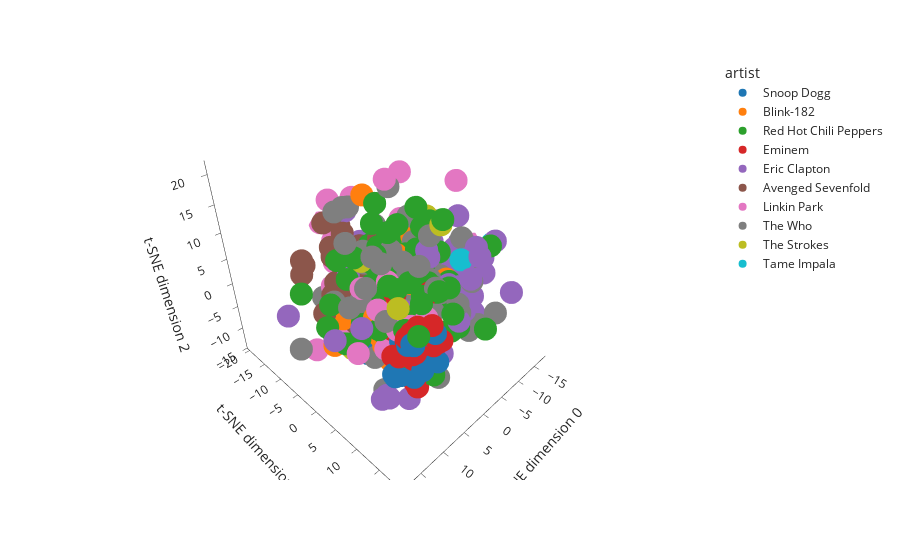

Notebook cell for this chart:
### Code cell
for x in [('t-SNE dimension 0','t-SNE dimension 1','t-SNE dimension 2')]:   
    fig = px.scatter_3d(tsne_df_, 
                     x=x[0],
                     y=x[1],
                     z=x[2],
                     hover_data=['artist', 'title'],
                     color='artist',
                     template='simple_white')
    fig.show()

### Figure 1 — Plotly figure (JSON) as saved in the notebook; plotly's stock layout.template omitted (floating-point values rounded to 4 significant figures; data arrays with more than 128 entries replaced by an {"elided": "..."} marker saying what was removed)
{"data": [{"customdata": [["Snoop Dogg", "The One And Only (Edited)"], ["Snoop Dogg", "Sexual Eruption"], ["Snoop Dogg", "Show Me Love (Explicit)"], ["Snoop Dogg", "Beat Up On Yo Pads"], ["Snoop Dogg", "Gin And Juice II (Explicit)"], ["Snoop Dogg", "2 Of Amereicaz Most Wanted"], ["Snoop Dogg", "Snoop D.O. Double G"], ["Snoop Dogg", "Look Out"], ["Snoop Dogg", "Bang Out"], ["Snoop Dogg", "Betta Days (Explicit)"], ["Snoop Dogg", "Pimp Slapp'd (Edited)"], ["Snoop Dogg", "Dolomite Intro (Explicit)"], ["Snoop Dogg", "A Message 2 Fat Cuzz (Edited)"], ["Snoop Dogg", "Why Did You Leave Me"], ["Snoop Dogg", "Snoopafella (Edited)"], ["Snoop Dogg", "10 Lil' Crips"], ["Snoop Dogg", "Straight Ballin'"], ["Snoop Dogg", "Hustle And Ball (Explicit)"], ["Snoop Dogg", "Dogghouse"], ["Snoop Dogg", "Fresh Pair of Panties On"], ["Snoop Dogg", "Those Gurlz"], ["Snoop Dogg", "Upside Down (Explicit)"], ["Snoop Dogg", "Sets Up"], ["Snoop Dogg", "Snoop Dogg Intro"]], "hovertemplate": "artist=%{customdata[0]}<br>t-SNE dimension 0=%{x}<br>t-SNE dimension 1=%{y}<br>t-SNE dimension 2=%{z}<br>title=%{customdata[1]}<extra></extra>", "legendgroup": "Snoop Dogg", "marker": {"color": "#1F77B4", "symbol": "circle"}, "mode": "markers", "name": "Snoop Dogg", "scene": "scene", "showlegend": true, "type": "scatter3d", "x": [6.755, 4.454, 3.941, 6.085, 5.54, 7.082, 5.054, 6.808, 10.75, 10.49, 10.67, 2.218, 8.907, 9.165, 9.06, 12.26, 9.117, 12.21, 10.81, 3.803, 3.892, 9.538, 6.069, 6.362], "y": [12.02, 12.61, 11.39, 12.47, 13.81, 13.37, 11.72, 14.07, 13.61, 12.24, 13.18, 8.545, 2.001, 14.05, 9.455, 11.23, 13.13, 11.53, 11.28, 11.63, 11.59, 12.81, 13.57, 8.898], "z": [-4.888, -5.271, -4.926, -5.8, -3.327, 2.691, -0.9283, 3.348, 3.37, 2.31, 3.285, -4.103, -7.499, -2.309, 0.3514, -2.871, -3.324, -3.183, -4.189, -1.643, -6.399, -4.364, -5.472, -4.716]}, {"customdata": {"elided": "74x2 str values"}, "hovertemplate": "artist=%{customdata[0]}<br>t-SNE dimension 0=%{x}<br>t-SNE dimension 1=%{y}<br>t-SNE dimension 2=%{z}<br>title=%{customdata[1]}<extra></extra>", "legendgroup": "Blink-182", "marker": {"color": "#FF7F0E", "symbol": "circle"}, "mode": "markers", "name": "Blink-182", "scene": "scene", "showlegend": true, "type": "scatter3d", "x": [2.357, 3.059, -0.302, 1.137, -13.23, 2.694, 6.969, -3.565, -4.348, 4.014, -5.109, -0.8019, 6.662, -1.423, -3.846, -2.641, 2.452, 4.135, 6.433, -2.435, 4.293, 10.49, 5.678, 4.382, 7.784, 4.757, 0.4908, 0.9051, 3.148, 5.429, 0.9604, -4.587, -6.498, -1.09, 4.452, 13.89, -2.773, 1.4, 4.638, 8.72, 5.175, -2.663, 5.063, 0.9709, -3.278, 5.526, -13.65, 2.685, 0.9846, 3.018, 9.622, -2.546, 6.438, -3.864, -0.1285, 4.525, -5.271, 5.255, -2.078, 0.8538, -2.573, -3.641, 4.746, -2.089, 3.145, -6.73, 4.55, -4.329, 2.177, 4.059, -7.212, -4.41, -13.7, 2.408], "y": [-11.78, -1.242, -3.547, -4.408, 1.719, 7.738, 5.756, -5.275, -6.368, 0.4118, -1.889, -5.945, 2.463, -0.1086, -1.279, 2.066, 2.572, 6.796, 4.629, 2.265, 8.909, -1.927, 7.818, 3.39, 4.479, 0.1642, 8.919, 0.4314, 5.711, 2.863, 6.708, 6.397, -6.285, -3.93, 3.314, -0.1367, -0.32, 6.121, 5.238, 11.34, 5.967, 1.597, 3.05, -7.172, -3.945, 2.705, 6.496, 2.82, -1.338, -4.889, 4.555, -1.383, 4.638, -1.302, -0.01882, 8.315, -3.98, 3.469, -1.566, -3.475, -1.328, 3.52, 0.7496, 4.489, -0.4236, -9.378, 8.303, -3.271, 5.325, 4.799, -8.233, -0.3834, 6.269, -9.296], "z": [-2.79, 6.286, -1.579, -4.196, -4.216, -3.171, -3.787, -0.2253, 2.535, -7.017, 7.242, -7.715, -4.901, -4.765, 1.34, -5.866, 5.634, 6.795, -8.917, -5.623, 1.989, -1.454, -8.542, -4.055, -4.729, -1.863, 4.46, 7.478, -0.688, -3.994, 3.972, 2.912, -0.4878, 2.973, -4.038, -3.749, 5.518, -3.372, -3.687, -1.113, 4.788, -0.405, -3.417, 15.17, -3.801, -5.566, 1.023, 0.8445, 0.4723, -6.981, 2.185, 2.756, -8.911, 1.33, -1.092, -4.466, 5.653, -1.106, -5.204, -3.172, 2.763, 2.326, -1.304, 2.521, -4.471, -1.498, 0.0168, -0.4655, -2.734, -4.98, -5.461, -2.378, 0.6613, -0.8394]}, {"customdata": {"elided": "96x2 str values"}, "hovertemplate": "artist=%{customdata[0]}<br>t-SNE dimension 0=%{x}<br>t-SNE dimension 1=%{y}<br>t-SNE dimension 2=%{z}<br>title=%{customdata[1]}<extra></extra>", "legendgroup": "Red Hot Chili Peppers", "marker": {"color": "#2CA02C", "symbol": "circle"}, "mode": "markers", "name": "Red Hot Chili Peppers", "scene": "scene", "showlegend": true, "type": "scatter3d", "x": [6.597, 7.413, 5.03, -0.9413, 6.35, 0.3598, 0.2298, 8.999, 1.637, 2.112, -2.866, 11.24, -1.76, -3.697, 0.6256, -0.1165, -6.352, 1.166, -0.08215, -5.745, 3.914, 0.6831, 7.96, 8.861, 1.645, -1.847, 5.176, -0.1143, 1.335, 7.501, -0.598, 1.657, 17.81, -1.287, 0.9808, 1.72, -3.147, 11.03, 12.98, 9.465, 7.358, 4.969, 6.727, 0.2066, 5.993, 1.125, 9.148, 7.409, 0.331, -13.08, 2.516, 7.43, 7.833, 10.59, 9.508, 8.057, -7.713, -10.2, 9.204, 0.8875, 0.3453, 7.513, 2.748, -1.848, 2.26, 9.339, -1.593, 14.45, -3.722, -7.606, 1.391, 8.746, -0.7217, 0.6277, 1.034, -5.151, 10.05, -4.368, 3.044, 4.625, 4.524, 14.13, 1.801, 7.162, -10.1, 8.325, 1.66, -11.57, 2.836, 1.051, 7.263, -1.676, 0.9783, 1.256, 1.584, 2.937], "y": [14.06, 4.659, 8.353, -7.984, 1.456, 8.912, 13.19, 0.9675, 2.065, 9.685, -10.25, 2.835, 1.777, 7.689, -4.615, 5.55, 0.7595, -4.31, 12.22, 6.364, -0.7524, -5.438, 12.27, 9.659, 12.95, 5.785, 12.91, 5.414, -1.064, 10.28, 1.057, 12.97, -1.484, 3.596, 9.157, 1.371, -3.108, 14.69, 1.575, -1.437, 3.309, 9.768, 10.42, 4.061, 11.18, 18.46, 10.32, 4.623, 4.042, 0.8995, 8.662, -2.189, 4.502, 6.527, 11.2, -0.8221, 3.23, 1.266, -1.88, 8.342, 3.825, 4.741, -6.887, 5.725, 5.57, 7.341, 5.484, 0.5138, -3.816, -1.666, 12.77, 7.544, 7.45, -4.619, 11.43, 7.072, -3.028, 4.773, 10.95, -1.131, 11.69, -1.248, 3.272, 9.184, 10.39, 7.837, 5.506, -8.125, -1.707, 11.12, 1.441, 1.828, -3.109, 2.124, 12.9, -3.857], "z": [-5.132, 9.664, -5.981, 4.647, 10.49, 16.95, -0.1381, -1.393, 1.936, -3.936, -4.958, -2.113, -1.524, 3.581, 14.51, 5.926, 10.76, -2.039, 0.7049, -2.655, 7.484, 10.6, 8.34, 2.176, 3.155, -2.296, 9.224, -8.419, 11.03, 4.589, 7.2, 3.165, 7.841, 12.89, 4.756, 13.61, 6.055, 5.952, -2.869, -1.418, 5.063, 6.566, 4.366, 9.851, 3.293, 3.364, 3.043, 7.532, 0.7223, -5.193, 7.092, 8.678, -1.918, 1.661, -1.257, -4.226, -0.8346, -2.341, 5.693, 5.272, 16.91, 9.771, 2.401, -2.284, 3.969, 9.42, -8.284, 5.087, -8.063, 8.544, -0.3375, -3.845, 4.398, 14.51, 6.844, 1.437, 9.049, 7.534, -1.312, 6.776, -1.95, -0.577, -0.98, 9.838, 8.601, 8.543, -2.077, 5.015, 8.834, -1.988, 5.398, -1.41, -8.335, 0.5889, -0.2714, -4.545]}, {"customdata": [["Eminem", "Ricky Ticky Toc"], ["Eminem", "The Way I Am"], ["Eminem", "Beautiful"], ["Eminem", "Paul"], ["Eminem", "Hailie's Song"], ["Eminem", "Without Me"], ["Eminem", "8 Mile"], ["Eminem", "Dr. West"], ["Eminem", "Curtains Up"], ["Eminem", "Yellow Brick Road"], ["Eminem", "If I Had"], ["Eminem", "Em Calls Paul (skit)"], ["Eminem", "When I'm Gone"], ["Eminem", "Bad Influence"], ["Eminem", "'97 Bonnie & Clyde"], ["Eminem", "Rock Bottom"], ["Eminem", "Careful What You Wish For"], ["Eminem", "Puke"], ["Eminem", "My Darling"], ["Eminem", "Public Service Announcement"], ["Eminem", "Just Don't Give"], ["Eminem", "We As Americans"], ["Eminem", "Ken Kaniff"], ["Eminem", "Shady Narcotics"], ["Eminem", "Love You More"], ["Eminem", "Square Dance"], ["Eminem", "Still Don't Give"], ["Eminem", "Hazardous Youth"], ["Eminem", "Tonya"], ["Eminem", "Criminal"], ["Eminem", "FACK"], ["Eminem", "Public Enemy #1"], ["Eminem", "My 1st Single"], ["Eminem", "**** You"], ["Eminem", "My Name Is"], ["Eminem", "Any Man"], ["Eminem", "Cleanin' Out My Closet"], ["Eminem", "Curtains Close"], ["Eminem", "The Kids"], ["Eminem", "The Kiss"], ["Eminem", "Cum On Everybody"], ["Eminem", "Rabbit Run"], ["Eminem", "Sing For The Moment"], ["Eminem", "Lose Yourself"], ["Eminem", "Paul (skit)"], ["Eminem", "The Conspiracy (Freestyle)"], ["Eminem", "Like Toy Soldiers"], ["Eminem", "Marshall Mathers"], ["Eminem", "Mockingbird"], ["Eminem", "Mr. Mathers"], ["Eminem", "No Apologies"]], "hovertemplate": "artist=%{customdata[0]}<br>t-SNE dimension 0=%{x}<br>t-SNE dimension 1=%{y}<br>t-SNE dimension 2=%{z}<br>title=%{customdata[1]}<extra></extra>", "legendgroup": "Eminem", "marker": {"color": "#D62728", "symbol": "circle"}, "mode": "markers", "name": "Eminem", "scene": "scene", "showlegend": true, "type": "scatter3d", "x": [5.492, 5.642, 4.444, 0.5187, 5.751, 4.295, 5.406, -1.095, 0.5415, 5.183, 6.861, 6.081, -5.254, 6.967, 6.293, 8.481, 9.244, 6.679, -1.496, 9.308, 9.092, 10.53, 3.763, 7.33, 7.755, 8.21, 9.986, 10.41, 6.578, 10.08, 9.397, 7.995, 9.616, 11.81, 8.831, 11.14, 7.247, 4.912, 4.165, 9.322, 10.05, 7.717, 7.267, 6.457, 8.163, 7.948, 8.331, 6.735, 4.992, 4.509, 4.789], "y": [10.1, 10.51, 7.677, 4.284, 7.939, 7.417, 8.457, 0.7147, 8.241, 12.53, 13.89, 14.73, 4.286, 13.52, 14.23, 12.17, 11.73, 4.645, 2.927, 12.65, 12.65, 12.75, 10.07, 11.28, 10.43, 10.91, 12.3, 11.9, 7.54, 11.53, 12.36, 7.244, 12.4, 11.85, 7.532, 9.939, 7.981, 11.29, 6.216, 12.71, 10.43, 6.684, 7.266, 7.903, 12.3, 9.322, 9.241, 11.1, 7.118, 8.816, 10.45], "z": [-4.589, -4.447, -4.79, -6.886, -5.951, -1.143, -3.295, -3.087, -3.772, -1.137, 2.586, 1.948, 1.117, 4.586, 1.354, 4.388, 3.493, -5.188, -0.6289, 0.2472, 3.849, 3.628, 6.737, 0.6369, 0.5171, 2.259, 3.762, 3.387, 0.4142, 2.334, -1.065, 7.235, 0.01563, 0.7585, 1.219, -0.9343, 0.1062, -5.768, -1.461, -5.572, -3.539, -2.598, -5.167, -3.692, -7.911, -4.241, -4.563, -5.466, -5.472, -1.364, -4.438]}, {"customdata": {"elided": "71x2 str values"}, "hovertemplate": "artist=%{customdata[0]}<br>t-SNE dimension 0=%{x}<br>t-SNE dimension 1=%{y}<br>t-SNE dimension 2=%{z}<br>title=%{customdata[1]}<extra></extra>", "legendgroup": "Eric Clapton", "marker": {"color": "#9467BD", "symbol": "circle"}, "mode": "markers", "name": "Eric Clapton", "scene": "scene", "showlegend": true, "type": "scatter3d", "x": [-1.552, -8.063, -9.323, 0.0967, -5.131, -9.782, -3.611, -7.607, 8.272, -6.103, -8.933, -10.82, -11.69, -2.16, 0.5933, -10.37, -10.82, -7.998, -5.075, -0.05444, -0.4869, 14.57, 0.4763, -3.339, -9.725, 6.624, 2.844, -6.899, -12.41, 11.55, -6.443, 0.3197, 5.738, 4.639, 2.607, -6.66, -8.214, -3.147, 9.426, -5.583, -3.02, -2.219, -2.837, 15.72, -8.187, -12.95, -3.261, -14.09, -3.011, -10.54, -7.258, -4.33, 0.1637, 0.3917, -2.442, 15.49, -2.541, -11.11, -7.599, 10.02, -8.936, -7.381, 1.941, -10.38, -7.454, -10.54, -9.497, -1.591, -13.55, -1.336, -7.793], "y": [5.07, -1.363, 7.02, 6.005, 11.94, 5.332, 0.2328, 8.404, 10.73, -2.378, -4.001, 4.894, 6.432, -6.907, 14.73, -3.379, -2.211, 6.031, -1.735, -7.352, -13.49, 7.39, -13.58, 9.982, -3.45, -4.776, -5.792, 4.947, 1.784, 7.959, 11.11, 10.73, 5.997, 6.994, -6.577, 10.41, 7.804, 12.02, 6.808, 9.325, 6.189, 0.01366, 1.79, -9.691, 9.104, -0.3729, -13.2, -3.675, 6.072, 9.536, 9.177, 11.9, -6.953, 13.25, -8.818, 2.255, 12.0, 8.595, 5.222, 8.019, 9.71, 16.86, -14.14, -14.69, -11.17, 9.522, -7.286, -0.9657, 8.997, 9.21, -2.884], "z": [7.948, -6.781, 2.79, 10.41, -1.092, 4.263, 4.686, -1.063, -11.78, 1.616, -4.935, 2.111, -1.296, -2.6, 9.89, -1.685, 3.44, 4.286, -6.161, -10.35, 9.346, 4.969, 4.046, 3.956, -3.273, 3.77, -6.979, 0.6469, 9.711, -11.53, 8.616, 6.704, -10.71, 4.421, -2.963, 0.4866, 8.177, -1.774, -13.28, 7.814, -9.161, -6.479, -7.789, -2.406, 8.595, -2.694, 2.052, 5.874, -9.047, 2.712, -0.9281, -0.8293, -0.8468, 1.181, -2.557, -0.08818, 0.7667, 5.051, 6.93, -12.47, 7.738, 4.365, 1.079, -6.448, -3.831, 2.727, -10.55, 2.12, 7.368, -9.592, -6.576]}, {"customdata": [["Avenged Sevenfold", "Streets"], ["Avenged Sevenfold", "Brompton Cocktail (Album Version)"], ["Avenged Sevenfold", "I Won't See You Tonight Part 2"], ["Avenged Sevenfold", "Remenissions"], ["Avenged Sevenfold", "I Won't See You Tonight Part 1"], ["Avenged Sevenfold", "Dear God (Album Version)"], ["Avenged Sevenfold", "Breaking Their Hold"], ["Avenged Sevenfold", "Waking the Fallen"], ["Avenged Sevenfold", "And All Things Will End"], ["Avenged Sevenfold", "Crossroads (Non-Album Track)"], ["Avenged Sevenfold", "Eternal Rest"], ["Avenged Sevenfold", "M.I.A. (Album Version)"], ["Avenged Sevenfold", "Afterlife (Album Version)"], ["Avenged Sevenfold", "Critical Acclaim (Amended Version)"], ["Avenged Sevenfold", "Turn The Other Way"], ["Avenged Sevenfold", "Radiant Eclipse"], ["Avenged Sevenfold", "To End The Rapture"], ["Avenged Sevenfold", "Warmness On The Soul"], ["Avenged Sevenfold", "A Little Piece Of Heaven (Album Version)"], ["Avenged Sevenfold", "Second Heartbeat"], ["Avenged Sevenfold", "Shattered By Broken Dreams"], ["Avenged Sevenfold", "Clairvoyant Disease"], ["Avenged Sevenfold", "Darkness Surrounding"], ["Avenged Sevenfold", "Unholy Confessions"], ["Avenged Sevenfold", "The Wicked End (Album Version)"], ["Avenged Sevenfold", "We Come Out At Night"], ["Avenged Sevenfold", "The Art Of Subconscious Illusion"], ["Avenged Sevenfold", "Forgotten Faces"], ["Avenged Sevenfold", "An Epic Of Time Wasted"], ["Avenged Sevenfold", "Burn It Down (Live In San Diego)"], ["Avenged Sevenfold", "Desecrate Through Reverence"], ["Avenged Sevenfold", "Chapter Four"], ["Avenged Sevenfold", "Lips Of Deceit"], ["Avenged Sevenfold", "Strength Of The World (Album Version)"], ["Avenged Sevenfold", "Unbound [The Wild Ride] (Album Version)"], ["Avenged Sevenfold", "Thick And Thin"]], "hovertemplate": "artist=%{customdata[0]}<br>t-SNE dimension 0=%{x}<br>t-SNE dimension 1=%{y}<br>t-SNE dimension 2=%{z}<br>title=%{customdata[1]}<extra></extra>", "legendgroup": "Avenged Sevenfold", "marker": {"color": "#8C564B", "symbol": "circle"}, "mode": "markers", "name": "Avenged Sevenfold", "scene": "scene", "showlegend": true, "type": "scatter3d", "x": [5.971, 4.109, 2.107, 9.789, 3.961, -7.368, 7.5, 0.7096, 3.879, 2.622, 3.481, 9.213, -1.769, 7.295, 2.985, 6.074, 6.205, -1.449, 5.617, -1.599, 2.015, 0.9779, 7.333, 2.833, 13.54, 0.5215, 8.218, 4.268, -2.75, 12.47, 1.437, 12.2, 8.295, 9.843, 1.453, 8.634], "y": [13.38, -8.511, -9.143, -5.119, -12.57, -7.365, -8.205, -13.95, -6.238, -9.834, -14.79, -13.33, -11.64, -3.69, -10.26, -8.422, -6.043, -10.27, 5.062, -7.226, -9.865, -8.07, -7.758, -7.951, -7.546, -3.999, -0.5651, -7.808, -7.872, -4.032, -9.195, -9.214, -6.082, -3.926, -8.32, -1.03], "z": [-4.664, -2.015, 1.827, 1.203, 4.312, -0.117, -1.862, 6.65, 1.862, -1.772, 8.024, 2.689, 2.468, -3.751, 7.715, 7.004, 6.916, -4.825, -7.514, -1.315, -4.646, 3.198, 6.236, 0.6346, 5.908, 8.357, 2.546, 3.202, -0.9594, -0.419, -1.877, 7.058, 2.44, 9.057, -0.3902, -2.888]}, {"customdata": {"elided": "68x2 str values"}, "hovertemplate": "artist=%{customdata[0]}<br>t-SNE dimension 0=%{x}<br>t-SNE dimension 1=%{y}<br>t-SNE dimension 2=%{z}<br>title=%{customdata[1]}<extra></extra>", "legendgroup": "Linkin Park", "marker": {"color": "#E377C2", "symbol": "circle"}, "mode": "markers", "name": "Linkin Park", "scene": "scene", "showlegend": true, "type": "scatter3d", "x": [6.214, 2.788, -0.2986, -0.7162, 0.6515, -5.597, 2.8, 6.787, -6.957, -8.782, -1.172, -8.686, 2.813, 1.554, 3.893, -0.05389, 6.819, 2.695, 0.1602, 1.492, 8.268, 9.379, 1.214, 14.08, -1.7, 2.82, 0.2016, 9.758, -9.156, -0.05411, -6.664, 2.292, -1.701, -1.6, -17.59, 6.037, 6.772, 2.292, -3.408, 10.39, 0.6513, -6.661, 5.285, 13.47, 14.08, 9.266, -0.05411, -3.782, -5.642, 8.071, 7.944, 6.214, -4.685, 1.215, 7.35, 6.048, -1.698, 2.289, -1.602, -6.44, -1.605, -6.094, 11.34, -8.782, 2.814, 2.812, -0.05417, -3.412], "y": [-9.36, -7.679, 1.633, -8.934, -19.59, -7.639, -7.708, -6.051, -6.491, 3.656, -9.513, -5.481, -10.27, -7.801, -9.319, 0.07737, 12.35, -13.46, 5.678, -7.726, 10.66, 9.117, -16.03, -4.972, -19.37, -7.715, 5.706, 5.435, -5.85, 0.0772, -10.02, -0.6264, -19.37, -19.28, 1.903, -10.17, -6.056, -0.6266, -15.17, 7.689, -19.59, -10.03, 4.215, 4.966, -4.974, 1.359, 0.0774, -7.571, -7.203, 7.665, 5.661, -9.361, -7.582, -16.03, 9.249, -10.15, -19.37, -0.6271, -19.29, -11.45, -19.29, -8.75, -3.64, 3.657, -10.27, -10.27, 0.07693, -15.17], "z": [-12.23, -5.192, 0.2938, -0.08397, 4.966, 4.654, -5.208, -6.71, 8.055, 18.02, -8.703, 1.02, -11.55, -0.9854, -6.264, 21.09, 5.142, 4.695, -2.183, -1.005, 3.484, 2.468, 11.13, -7.884, -4.775, -5.175, -2.142, 4.271, 4.019, 21.09, 1.655, 20.47, -4.775, -4.728, 1.771, -1.699, -6.681, 20.47, 10.28, -1.567, 4.967, 1.637, -5.607, -2.23, -7.88, 5.747, 21.09, 6.164, 4.989, -4.428, 8.551, -12.23, -0.354, 11.13, -2.017, -1.681, -4.774, 20.47, -4.732, -1.611, -4.735, -6.833, -2.504, 18.02, -11.55, -11.55, 21.08, 10.29]}, {"customdata": {"elided": "75x2 str values"}, "hovertemplate": "artist=%{customdata[0]}<br>t-SNE dimension 0=%{x}<br>t-SNE dimension 1=%{y}<br>t-SNE dimension 2=%{z}<br>title=%{customdata[1]}<extra></extra>", "legendgroup": "The Who", "marker": {"color": "#7F7F7F", "symbol": "circle"}, "mode": "markers", "name": "The Who", "scene": "scene", "showlegend": true, "type": "scatter3d", "x": [9.997, 3.852, -7.095, -2.514, -1.619, 4.42, 4.986, 8.261, -13.25, -1.381, 4.218, 13.44, 5.61, -1.857, 5.966, -7.59, 0.3633, 8.438, -10.31, -0.7027, -3.147, -3.652, 2.057, 2.108, 7.066, -16.0, 10.32, -0.01377, -3.109, 1.743, -0.9419, -1.352, 5.543, -14.93, 8.913, -3.305, -0.3107, 5.534, -8.5, 2.56, 0.4674, -3.504, -11.59, 15.32, 8.367, -6.28, -5.814, 3.24, -8.142, -4.211, 8.896, 4.292, 5.043, 9.339, 4.398, 1.64, 7.037, 4.035, 3.241, -0.9545, 4.984, -4.054, 3.842, 7.977, 0.1207, 12.32, 5.515, 4.897, -2.398, -0.6183, 0.3001, 17.67, -0.9975, -0.2183, 3.782], "y": [1.889, 7.532, 10.16, -2.457, 6.469, -3.557, -7.339, 0.09021, 1.979, -0.6233, -3.461, 0.064, -13.76, -8.985, 6.745, 6.536, 12.78, -2.807, -6.898, 14.05, 2.533, 2.515, 0.3888, -0.07625, 1.554, 1.215, 7.747, -12.15, -8.921, 11.21, 1.745, 8.069, 9.414, -13.39, -6.884, 0.1438, 12.76, 9.413, 9.083, 2.486, -4.346, 16.93, 4.477, 5.964, 5.184, -4.679, -3.535, -2.937, 0.2967, 5.525, 5.357, 7.409, 8.572, 4.054, 11.64, 0.1193, 0.3353, 8.156, -2.931, 5.523, -9.434, 13.77, 3.432, 10.58, 0.5004, 5.93, 9.407, 5.745, 0.3827, 0.7658, 10.66, -3.891, -5.434, 6.654, 1.994], "z": [3.949, -5.432, -7.433, 2.533, -2.125, 7.878, 14.42, -0.7915, 4.173, 4.528, 5.538, 4.806, -6.393, -5.214, 11.5, 9.508, 4.195, 11.45, -3.204, 8.451, -7.472, 2.585, 8.741, 19.43, 10.43, 1.806, 3.858, 10.8, 7.373, -11.54, -4.714, 2.798, 11.89, 1.857, -9.693, 7.921, 2.099, 11.89, 6.719, 6.216, -9.646, 2.659, 5.27, 8.217, -14.01, 8.466, 10.16, -3.6, 2.753, 3.299, 11.98, 5.946, 2.137, -6.615, 8.721, -4.738, -1.726, -12.32, -3.589, 12.32, 12.81, -1.93, 5.352, -4.661, -6.644, 9.861, 11.88, 5.834, -4.307, 1.633, 5.644, -4.519, 6.289, 5.279, -5.671]}, {"customdata": [["The Strokes", "15 Minutes"], ["The Strokes", "The Modern Age"], ["The Strokes", "Razorblade"], ["The Strokes", "Life's A Gas"], ["The Strokes", "Clampdown"], ["The Strokes", "I'll Try Anything Once"], ["The Strokes", "Electricityscape"], ["The Strokes", "Hard To Explain"], ["The Strokes", "New York City Cops"], ["The Strokes", "Heart In A Cage"], ["The Strokes", "Juicebox"], ["The Strokes", "You Only Live Once"], ["The Strokes", "Red Light"], ["The Strokes", "Trying Your Luck"], ["The Strokes", "Take It Or Leave It"], ["The Strokes", "Someday"], ["The Strokes", "Fear Of Sleep"], ["The Strokes", "Alone_ Together"], ["The Strokes", "Reptilia"], ["The Strokes", "Killing Lies"], ["The Strokes", "Is This It"], ["The Strokes", "Last Nite"], ["The Strokes", "Modern Girls And Old Fashion Men"], ["The Strokes", "Between Love & Hate"]], "hovertemplate": "artist=%{customdata[0]}<br>t-SNE dimension 0=%{x}<br>t-SNE dimension 1=%{y}<br>t-SNE dimension 2=%{z}<br>title=%{customdata[1]}<extra></extra>", "legendgroup": "The Strokes", "marker": {"color": "#BCBD22", "symbol": "circle"}, "mode": "markers", "name": "The Strokes", "scene": "scene", "showlegend": true, "type": "scatter3d", "x": [2.504, -6.447, -0.2064, 0.8514, 10.08, 3.621, -7.35, -0.5882, 10.07, 5.797, -1.275, -4.103, 1.314, -3.512, -10.59, -3.119, 8.611, -14.02, -3.676, -1.551, -3.004, -8.934, 3.385, -9.755], "y": [6.012, -0.006712, -0.1968, -2.508, -0.5207, -0.155, -2.985, -2.89, 9.928, -2.468, 7.306, 0.7369, -1.534, 0.03858, -1.211, -3.626, 4.203, -12.47, -0.2569, -1.282, -6.284, 7.618, 0.7154, -1.353], "z": [3.883, 11.31, -5.967, -5.471, -7.323, -7.569, 5.563, -4.131, 7.358, 7.105, 14.78, -0.04431, 6.239, 3.098, -4.286, -2.633, -0.2783, 2.792, 7.359, -5.098, -2.297, 0.727, -5.033, -4.156]}, {"customdata": [["Tame Impala", "Wander"], ["Tame Impala", "Slide Through My Fingers"], ["Tame Impala", "41 Mosquitoes Flying In Formation"], ["Tame Impala", "Desire Be Desire Go"], ["Tame Impala", "Skeleton Tiger"], ["Tame Impala", "Half Full Glass Of Wine"]], "hovertemplate": "artist=%{customdata[0]}<br>t-SNE dimension 0=%{x}<br>t-SNE dimension 1=%{y}<br>t-SNE dimension 2=%{z}<br>title=%{customdata[1]}<extra></extra>", "legendgroup": "Tame Impala", "marker": {"color": "#17BECF", "symbol": "circle"}, "mode": "markers", "name": "Tame Impala", "scene": "scene", "showlegend": true, "type": "scatter3d", "x": [-16.55, -0.5216, -0.5483, 2.449, -4.453, 0.6372], "y": [6.558, -3.188, 1.623, -7.344, 9.074, 0.2156], "z": [4.464, 1.557, -1.421, -1.396, 8.026, 3.132]}], "layout": {"legend": {"title": {"text": "artist"}, "tracegroupgap": 0}, "margin": {"t": 60}, "scene": {"domain": {"x": [0, 1], "y": [0, 1]}, "xaxis": {"title": {"text": "t-SNE dimension 0"}}, "yaxis": {"title": {"text": "t-SNE dimension 1"}}, "zaxis": {"title": {"text": "t-SNE dimension 2"}}}}}
